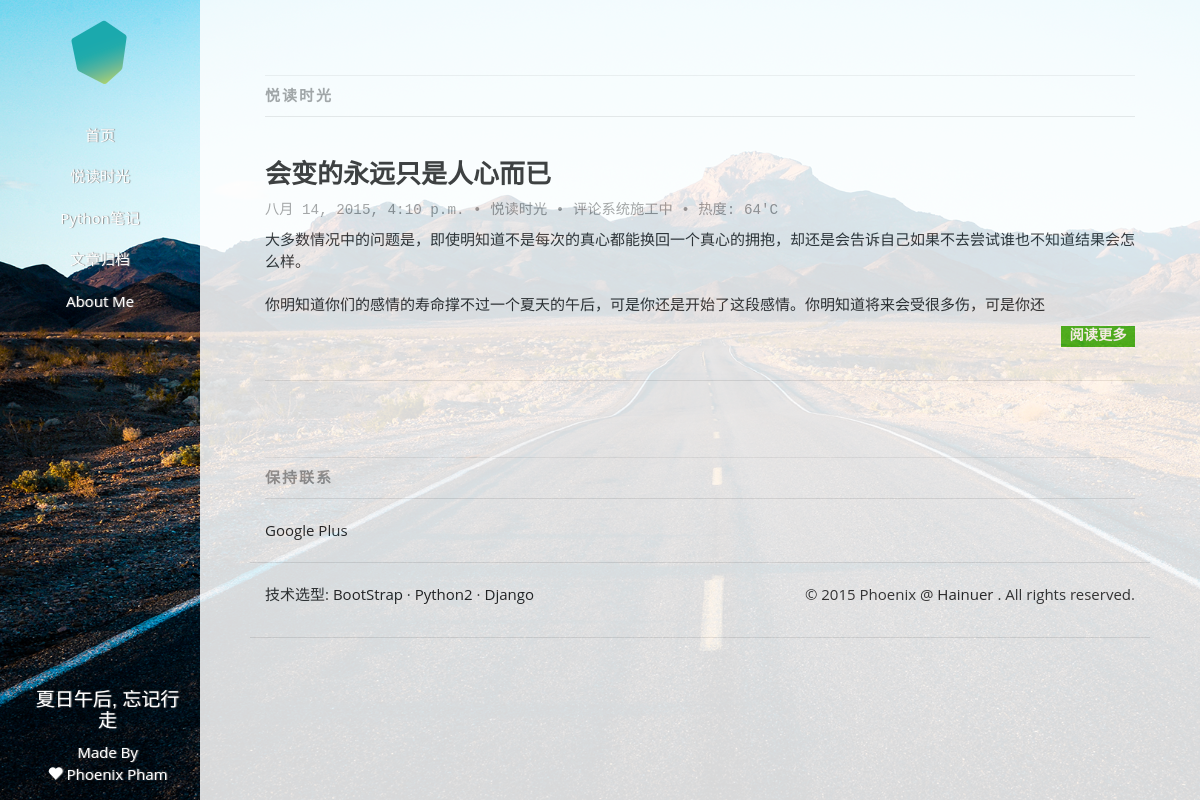
The page /kume/category/yue-du-shi-guang/ on the database its author committed.
### duome/models.py (models this page shows, shortened)
class Category(models.Model):
    name = models.CharField(max_length=128, unique=True)
    simple_name = models.CharField(max_length=128, blank=True, unique=True)
    views = models.IntegerField(default=0)

class Article(models.Model):
    category = models.ForeignKey(Category)
    title    = models.CharField(max_length=256)
    tags     = models.CharField(max_length=128, blank=True, help_text='请使用空格将标签分隔开')
    content  = models.TextField(verbose_name = '')
    pub_date = models.DateTimeField(default=timezone.now)
    views    = models.IntegerField(default=0)
    breviary = models.TextField(max_length=128, blank=True, verbose_name='')
    uuid = models.CharField(max_length=36)
    def was_published_recently(self):
        return self.pub_date >= timezone.now() - datetime.timedelta(days=1)
    was_published_recently.admin_order_field = 'pub_date'
    was_published_recently.boolean = True
    was_published_recently.short_description = 'Published recently ?'

### kume/views.py (the view)
# urls.py: url(r'^category/(?P<simple_name>[\w\-]+)/$', views.category, name='category'),
def category(request, simple_name):
    cat_li = Category.objects.all()
    ctx_li = { 'categories': cat_li }
    title = simple_name
    try:
        curt_cat = Category.objects.get(simple_name=simple_name)
        if curt_cat:
            article_li = Article.objects.filter(category=curt_cat).order_by('-pub_date')
            title = curt_cat.name
            ctx_li['articles'] = article_li
            ctx_li['curt_cat'] = curt_cat
    except Category.DoesNotExist:
        pass
    ctx_li['title'] = title
    return render(request, 'kume/category.html', ctx_li)

### templates/kume/category.html (shortened to what this page needs)
{% extends 'kume_base.html' %}
{% block contents %}
{% if curt_cat %}
<div class="col-sm-12">
	<div class="page-header text-muted">
		{{ curt_cat.name }}
	</div>
</div>
{% if articles %}
{% for article in articles %}
<div class="row">
	<div class="col-sm-12">
		<h3><a href="{% url 'kume:post' article.uuid %}">{{ article.title }}</a></h3>
		<h4><small class="text-muted">{{ article.pub_date }} • <a href="{% url 'kume:category' article.category.simple_name %}" class="text-muted">{{ curt_cat.name }}</a> • 评论系统施工中 • 热度: {{ article.views }}'C</small></h4>
		{{ article.breviary | safe }}
		<h4>
			<a href="{% url 'kume:post' article.uuid %}" class="label label-success pull-right">阅读更多</a>
		</h4>
	</div>
</div>
<div class="row divider">
	<div class="col-sm-12">
		<hr>
	</div>
</div>
{% endfor %}
{% else %}
<div class="col-sm-12">
	<div class="page-header text-muted">
		呃, 当前分类目录下一片空白, 开始享受写作的乐趣吧 !
	</div>
</div>
{% endif %}
{% else %}
<div class="col-sm-12">
	<div class="page-header text-muted">
		呃, 此分类目录不存在 !
	</div>
</div>
{% endif %}
{% endblock %}

### templates/kume_base.html (shortened to what this page needs)
<!DOCTYPE html>
{% load staticfiles %}
<html lang="zh-CN">
	<head>
		<link href="{% static "css/kume/bootstrap.min.css" %}" rel="stylesheet">
		<link href="{% static "css/kume/styles.css" %}" rel="stylesheet">
		<link href="{% static "plugins/prism/prism.css" %}" rel="stylesheet">
	<body>
		<div class="wrapper">
			<div class="box">
				<div class="row">
					<div class="column col-sm-2" id="sidebar">
						<a class="logo" href="{% url 'kume:index' %}"><img src="{% static "images/favicon.ico" %}" alt="夏日午后, 忘记行走" /></a>
						<ul class="nav">
							<li>
								<a href="{% url 'kume:index' %}">首页</a>
							</li>
							{% if categories %}
							{% for category in categories %}
							<li>
								<a href="{% url 'kume:category' category.simple_name %}">{{ category.name }}</a>
							</li>
							{% endfor %}
							{% endif %}
							<li>
								<a href="{% url 'kume:archive' %}">文章归档</a>
							</li>
							<li>
								<a href="{% url 'kume:about' %}">About Me</a>
							</li>
						</ul>
						<ul class="nav hidden-xs" id="sidebar-footer">
							<li>
								<a href="http://www.hainuer.com">
									<h4>夏日午后, 忘记行走</h4>
									Made By<br />
									<i class="glyphicon glyphicon-heart"></i> Phoenix Pham
								</a>
							</li>
						</ul>
					</div>
					<div class="column col-sm-10" id="main">
						<div class="padding">
							<div class="full col-sm-9">
								{% block contents %}{% endblock %}
								<div class="col-sm-12">
									<div class="page-header text-muted divider">
										保持联系
									</div>
								</div>
								<div class="row">
									<div class="col-sm-6">
										<a href="http://plus.google.com/GeekPhx">Google Plus</a>
									</div>
								</div>
								<hr>
								<div class="row" id="footer">
									<div class="col-sm-6">
										<p>
											技术选型:
											<a target="_blank" href="http://getbootstrap.com">BootStrap</a> ·
											<a target="_blank" href="http://www.python.org">Python2</a> ·
											<a target="_blank" href="http://www.djangoproject.com">Django</a>
										</p>
									</div>
									<div class="col-sm-6">
										<p class="pull-right">
											&copy; 2015 Phoenix @ <a href="/">Hainuer</a> . All rights reserved.
										</p>
									</div>
								</div>
								<hr>
							</div>
						</div>
					</div>
				</div>
			</div>
		</div>
	</body>
</html>

### static/css/kume/styles.css (style rules this page uses)
html, body { height: 100%; font-family: 'Open Sans', arial, sans-serif; }
a { color: #222222; }
.wrapper, .row { height: 100%; margin-left: 0; margin-right: 0; }
.wrapper:before, .wrapper:after, .column:before, .column:after { content: ""; display: table; }
.wrapper:after, .column:after { clear: both; }
.column { height: 100%; overflow: auto; *zoom: 1; }
.column .padding { padding: 20px; }
.box { bottom: 0; left: 0; position: absolute; right: 0; top: 0; background-image: url(../../images/site.jpg); background-size: cover; background-attachment: fixed; }
.divider { margin-top: 12px; }
#main { background-color: #fefefe; opacity: 0.85; }
#sidebar, #sidebar a { color: #ffffff; background-color: transparent; text-shadow: 1px 0 1px #888888; }
#sidebar a.logo { display: block; padding: 5px; color: #20A4A8; height: 70px; width: 80%; margin: 0 auto; margin-top: 15px; font-size: 24px; font-weight: 700; text-align: center; text-decoration: none; text-shadow: 0 0 0; }
.nav { margin-top: 30px; text-align: center; }
#sidebar-footer { position: absolute; bottom: 5px; }
#footer { margin-bottom: 20px; }
h1, h2, h3 { font-weight: 800; font-family: 'Open Sans', arial, sans-serif; }
.page-header { margin-top: 55px; padding-top: 9px; border-top: 1px solid #eeeeee; font-weight: 700; text-transform: uppercase; letter-spacing: 2px; }
.col-sm-9.full { width: 100%; }
small.text-muted { font-family: courier, courier-new, monospace; }

### rows shown on the page
Category: name "悦读时光"
Category: name "Python笔记"
Article: title "会变的永远只是人心而已", pub_date "八月 14, 2015, 4:10 p.m.", views "64", breviary "大多数情况中的问题是，即使明知道不是每次的真心都能换回一个真心的拥抱，却还是会告诉自己如果不去尝试谁也不知道结果会怎么样。 你明知道你们的感情的寿命撑不过一个夏天的午后，可是你还是开始了这段感情。你明知道将来会受很多伤，可是你还"
